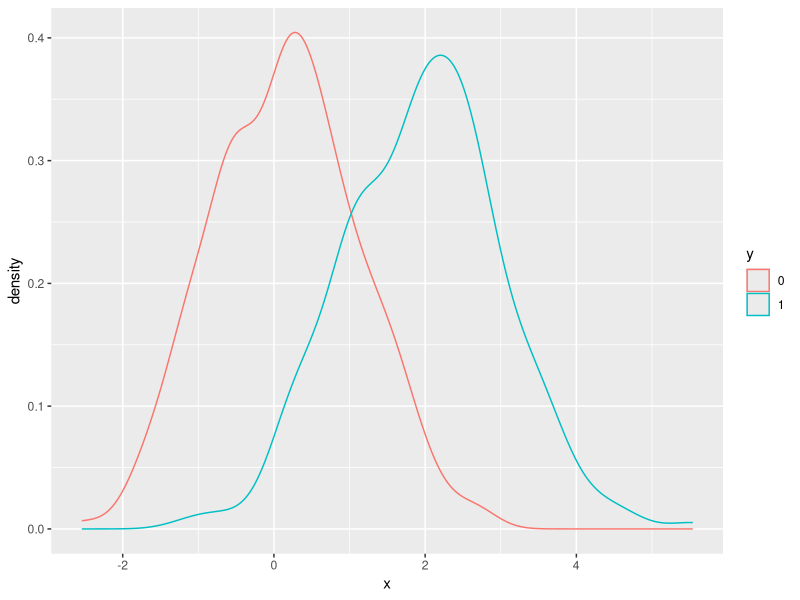
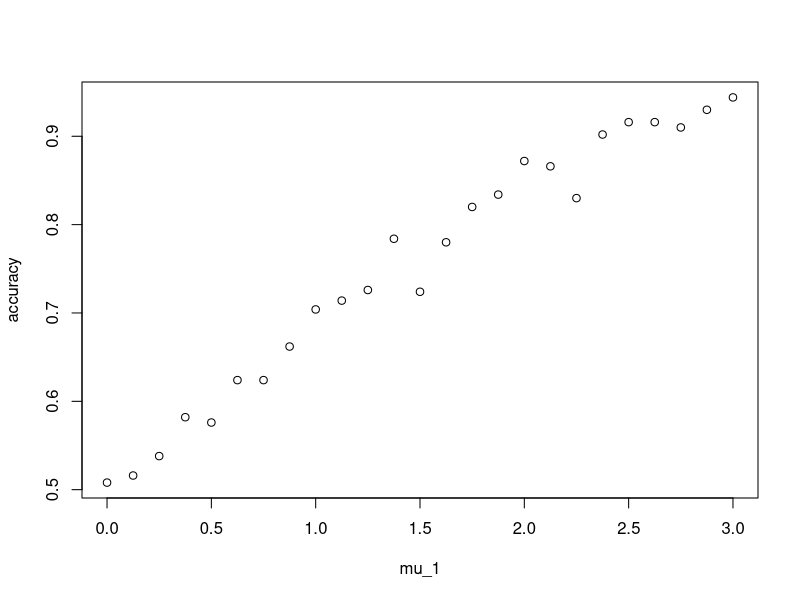

These figures' R source, in order:
library(dslabs)
library(caret)
library(dplyr)
library(ggplot2)
data("heights")
y <- heights$height



set.seed(2) #if you are using R 3.5 or earlier
# set.seed(2, sample.kind="Rounding") #if you are using R 3.6 or later
make_data <- function(n = 1000, p = 0.5, 
                      mu_0 = 0, mu_1 = 2, 
                      sigma_0 = 1,  sigma_1 = 1){
  
  y <- rbinom(n, 1, p)
  f_0 <- rnorm(n, mu_0, sigma_0)
  f_1 <- rnorm(n, mu_1, sigma_1)
  x <- ifelse(y == 1, f_1, f_0)
  
  test_index <- createDataPartition(y, times = 1, p = 0.5, list = FALSE)
  
  list(train = data.frame(x = x, y = as.factor(y)) %>% slice(-test_index),
       test = data.frame(x = x, y = as.factor(y)) %>% slice(test_index))
}
dat <- make_data()

dat$train %>% ggplot(aes(x, color = y)) + geom_density()

cat("\014")

mu_1 <- seq(0, 3, len=25)
set.seed(1)
s_mu <- sapply(mu_1, make_data, n = 1000, p = 0.5, mu_0 = 0, sigma_0 = 1,  sigma_1 = 1, simplify = TRUE)
accu <- function(n){
  glm_fit <- glm(y~x, data = s_mu[,n]$train, family = "binomial")
  p_hat_logic <- predict(glm_fit, newdata = s_mu[,n]$test, type = "response")  
  y_hat_logic <- ifelse(p_hat_logic > 0.5, 1, 0) %>% factor
  confusionMatrix(y_hat_logic, s_mu[,n]$test$y)$overall[["Accuracy"]]
}
n <- seq(1,25)
set.seed(1)
accuracy <- sapply(n, accu)
plot(mu_1, accuracy)
